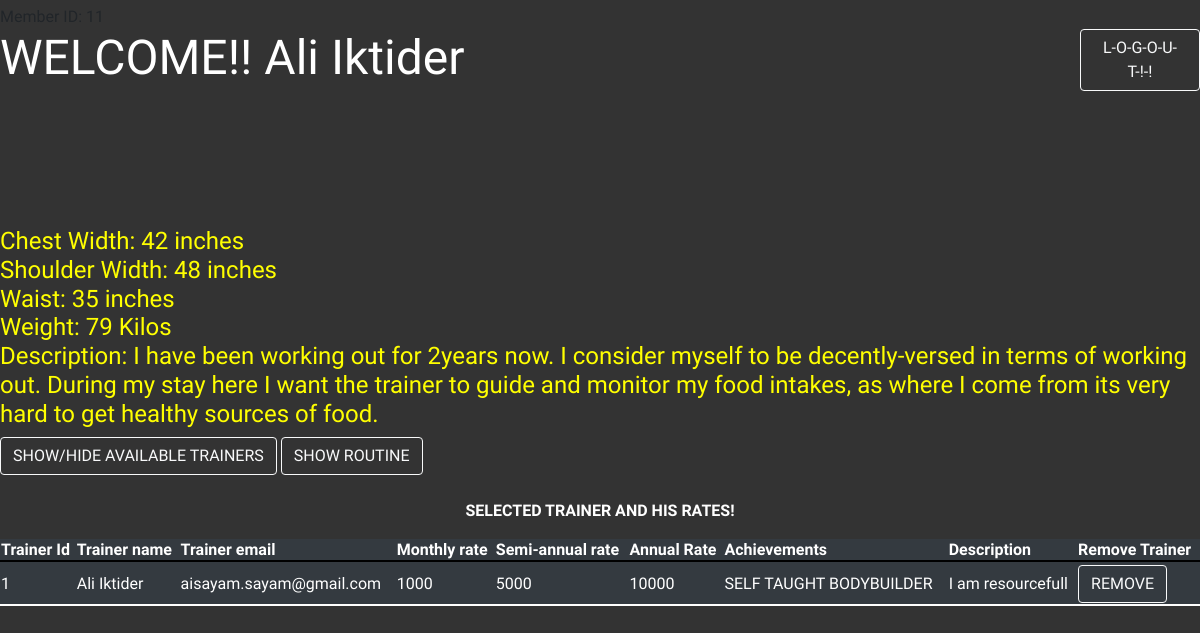
The app's page /member_profile.php (signed in) with its own data.
### tables this page shows
CREATE TABLE `members` (
  `M_id` int(11) NOT NULL,
  `M_Fname` varchar(50) NOT NULL,
  `M_Lname` varchar(50) NOT NULL,
  `M_email` varchar(50) NOT NULL,
  `M_pass` varchar(50) NOT NULL,
  `M_photo` varchar(500) DEFAULT NULL,
  `M_chest` int(11) NOT NULL,
  `M_shoulder` int(11) NOT NULL,
  `M_waist` int(11) NOT NULL,
  `M_desc` varchar(1000) NOT NULL,
  `T_id` int(11) DEFAULT NULL,
  `E_id` int(11) DEFAULT NULL,
  `M_weight` int(11) DEFAULT NULL
);

CREATE TABLE `mjt` (
  `M_id` int(11) NOT NULL,
  `T_id` int(11) NOT NULL
);

CREATE TABLE `trainers` (
  `T_id` int(11) NOT NULL,
  `T_Fname` varchar(50) NOT NULL,
  `T_Lname` varchar(50) NOT NULL,
  `T_email` varchar(50) NOT NULL,
  `T_pass` varchar(50) NOT NULL,
  `T_desc` varchar(1000) NOT NULL,
  `T_monrate` int(11) NOT NULL,
  `T_semirate` int(11) NOT NULL,
  `T_anrate` int(11) NOT NULL,
  `T_photo` varchar(500) NOT NULL,
  `T_achievements` varchar(1000) DEFAULT NULL,
  `M_id` int(11) DEFAULT NULL,
  `E_id` int(11) DEFAULT NULL
);

### member_profile.php (the view, shortened to what this page needs)
<?php
$fname= $_SESSION["fname"];
$email = $_SESSION["email"];
			try{
                $conn=new PDO("mysql:host=localhost;dbname=gym_database;",'root','');
                $conn->setAttribute(PDO::ATTR_ERRMODE, PDO::ERRMODE_EXCEPTION);
            }
            catch(PDOException $e){
                echo "<script>window.alert('connection error');</script>";
            }
?>
<!DOCTYPE html>
<html>
<head>
	<link rel="stylesheet" href="bootstrap-4.3.1-dist/css/bootstrap.min.css">
	<link href="member_profile.css" rel="stylesheet">
</head>
<body>
	<main>
		<div class="container">
			<div class="outer">
				<div class="details">
						<?php
						$sqlquery="SELECT * from members where M_Fname= '".$fname."' and M_email= '".$email."' ";
                		$object = $conn->query($sqlquery);
                		if ($object->rowCount() == 0 ) {
                			echo "<h4>no data found!!</h4>";
                		}
                		else
                		{
                			$data=$object->fetchAll();
                			foreach ($data as $row) {
                				?>
                					<div>
                					<span id="left">
                					<h2>
									WELCOME!! <?php echo " ".$row[1]." ".$row[2]." "?>
									</h2>
									</span>
									<span id="right">
									<a  class="btn btn-outline-light btg-lg" href="logout.php">L-O-G-O-U-T-!-!</a>
									</span>
								</div>
									<div class="serverinfo">
										<br>
										<br>
									<h4 style="color: yellow;">
										Chest Width: <?php echo $row[6] ?> inches<br>
										Shoulder Width: <?php echo $row[7] ?> inches <br>
										Waist: <?php echo $row[8] ?> inches <br>
										Weight: <?php echo $row[12] ?> Kilos <br>
										Description: <?php echo $row[9] ?> <br>
									</h4></div>
                				<?php
                			}
                		}
						?>
				</div>
				<input type="button" style="align-self: center;" class="btn btn-outline-light btg-lg" name="show" value="SHOW/HIDE AVAILABLE TRAINERS" onclick="show();">
				<input type="button" class="btn btn-outline-light btg-lg" name="showEx" data-toggle="modal" data-target="#selectedExercisesModal" value="SHOW ROUTINE" onclick="showSelectedEx();" >
					<br> <br>
				<div id="selectedTrainertable" class="table-responsive">
						<div id="desc" style="text-align: center; color: white;	">
							<p><b>SELECTED TRAINER AND HIS RATES!</b></p>
							<table  class="table-dark" style=" width: 100%">
								<thead style="border-bottom: 2px solid black;">
									<tr>
										<th>Trainer Id</th>
										<th>Trainer name</th>
										<th>Trainer email</th>
										<th>Monthly rate</th>
										<th>Semi-annual rate</th>
										<th>Annual Rate</th>
										<th>Achievements</th>
										<th>Description</th>
										<th>Remove Trainer</th>
									</tr>
								</thead>
								<tbody class="table-dark">
									<?php
									$sql="SELECT * FROM trainers,members,mjt WHERE trainers.T_id=mjt.T_id AND members.M_id=mjt.M_id AND members.M_Fname='".$fname."' AND members.M_email='".$email."' Group by mjt.T_id ";
									$object1= $conn->query($sql);
									if ($object1->rowCount() == 0) {
										?>
										<tr>
											<td colspan="9" style="text-align: center;">!!! No Selected Trainers !!!</td>
										</tr>
										<?php
									}
									else
									{
										$table= $object1->fetchAll();
										foreach ($table as $key) {
											?>
											<th scope="row"> </th>
											<tr style=" border-bottom: 2px solid white;">
												<td><?php echo $key[0] ?></td>
												<td><?php echo " ".$key[1]." ".$key[2]." "?></td>
												<td><?php echo $key[3] ?></td>
												<td><?php echo $key[6] ?></td>
												<td><?php echo $key[7] ?></td>
												<td><?php echo $key[8] ?></td>
												<td><?php echo $key[10] ?></td>
												<td><?php echo $key[5] ?></td>
												<td>
													<input type="button" class="btn btn-outline-light btg-lg" name="select" value="REMOVE" onclick="removedata(<?php echo $key[0]?>);">
												</td>
											</tr>
											<?php
										}
									}
									?>
								</tbody>
							</table>
						</div>
					</div>
			</div>
		</div>
	</main>
</body>
</html>

### member_profile.css (style rules this page uses)
body { margin: 0; padding:0; font-family: 'Exo', sans-serif; position: absolute; left: 0; top: 0; width: 100%; height: 100%; animation: animate 16s ease-in-out infinite; background-size: cover; background-repeat: no-repeat; background-attachment: fixed; overflow: auto; }
.outer { position: fixed; left: 0; top: 0; width: 100%; height: 100%; background: rgba(0,0,0,0.8); overflow: auto; }
.details { margin-top: 5px; }
.details h2 { font-size: 3em; color: white; }
#left { margin-top: 0%; float: left; padding: 0%; width:40%; display:inline-block; }
#right { margin-top: 0%; float: right; padding-top: 0%; width:10%; }
.serverinfo { padding-top: 150px; }

### records on screen
members: M_Fname "Ali", M_Lname "Iktider", M_chest "42", M_shoulder "48", M_waist "35", M_weight "79", M_desc "I have been working out for 2years now. I consider myself to be decently-versed in terms of working out. During my stay here I want the trainer to guide and monitor my food intakes, as where I come from its very hard to get healthy sources of food."
mjt: T.T_id "1", T.T_Fname "Ali", T.T_Lname "Iktider", T.T_email "aisayam.sayam@gmail.com", T.T_monrate "1000", T.T_semirate "5000", T.T_anrate "10000", T.T_achievements "SELF TAUGHT BODYBUILDER", T.T_desc "I am resourcefull"
